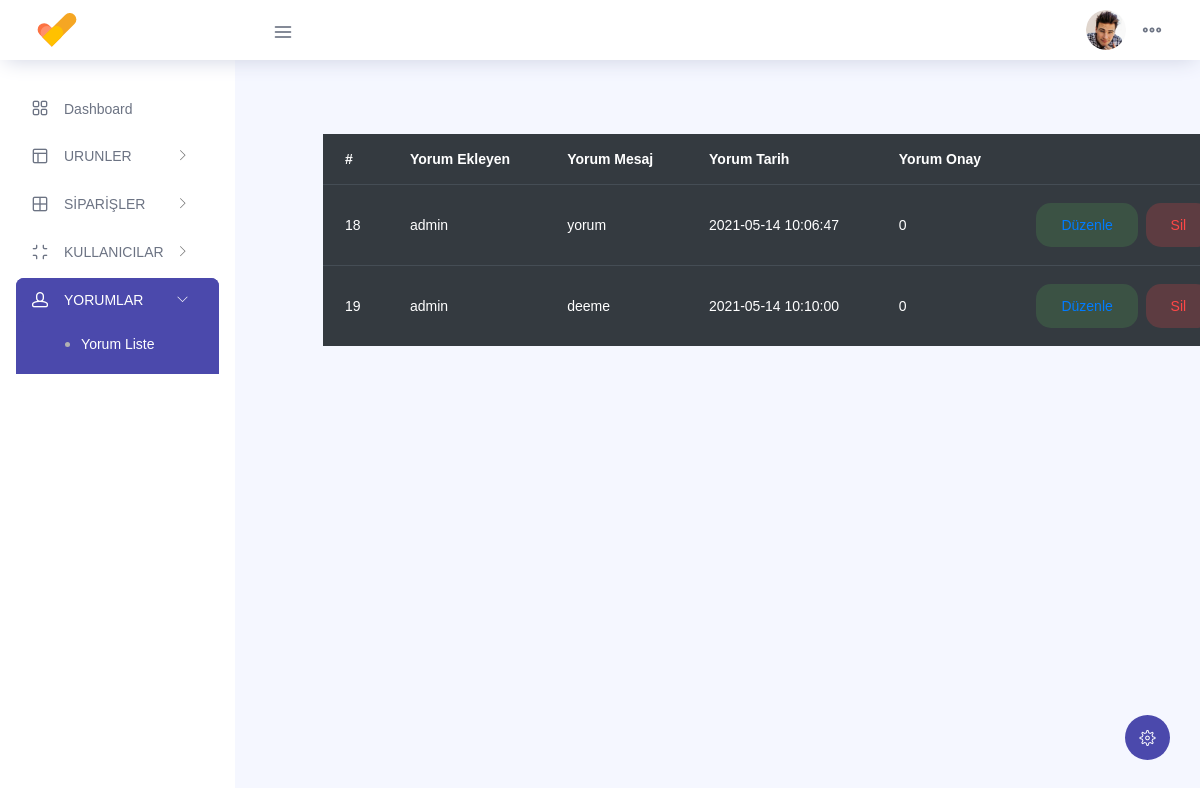
The app's page /admin_paneli/yorum_liste.php with its own data.
### tables this page shows
CREATE TABLE `yorumlar` (
  `yorum_id` int(11) NOT NULL,
  `yorum_ekleyen` varchar(200) NOT NULL,
  `yorum_eposta` varchar(200) NOT NULL,
  `yorum_mesaj` varchar(200) NOT NULL,
  `yorum_tarih` timestamp NOT NULL DEFAULT current_timestamp() ON UPDATE current_timestamp(),
  `yorum_urun_id` int(11) NOT NULL DEFAULT 0,
  `yorum_onay` int(11) NOT NULL DEFAULT 0
);

### admin_paneli/yorum_liste.php (the view)
<?php include("../baglan.php"); ?>
<?php
require("ust_dash.php");?>
    <?php
require("sol_dash.php");?>
<?php
$yorumsor = $db->prepare("SELECT * FROM yorumlar ");
$yorumsor->execute();
?>
<div class="main-panel">
        <div class="content-wrapper">
          <div class="row">
            <div class="col-md-12 grid-margin">
              <div class="row">
                <div class="col-12 col-xl-8 mb-4 mb-xl-0">
                     <div class="card-body">
                  <div class="table-responsive pt-3">
                    <table class="table table-dark">
                      <thead>
                        <tr>
                          <th>
                            #
                          </th>
                          <th>
                            Yorum Ekleyen
                          </th>
                          <th>
                            Yorum Mesaj
                          </th>
                          <th>
                           Yorum Tarih
                          </th>
                          <th>
                           Yorum Onay
                          </th>
                        </tr>
                      </thead>
                      <tbody>
                    <?php
                    while ($yorumcek = $yorumsor->fetch(PDO::FETCH_ASSOC)) { ?>
                      <tr>
                        <td>
                          <?php echo $yorumcek['yorum_id'] ?>
                        </td>
                        <td>
                          <?php echo $yorumcek['yorum_ekleyen'] ?>
                        </td>
                        <td>
                          <?php echo $yorumcek['yorum_mesaj'] ?>
                        </td>
                        <td>
                          <?php echo $yorumcek['yorum_tarih'] ?>
                        </td>
                        <td>
                          <?php echo $yorumcek['yorum_onay'] ?>
                        </td>
                        <td>
                          <button type="button" class="btn btn-inverse-success btn-fw"> <a href="yorum_duzenle.php?&id=<?= $yorumcek["yorum_id"]?>">Düzenle</a></button>&nbsp;
                          <a href="../islem.php?yorum_id=<?= $yorumcek["yorum_id"] ?>&yorumsil=ok"><button type="button" class="btn btn-inverse-danger btn-fw">Sil</button>
                        </td>
                      </tr>
                      <?php }
                     ?>
                      </tbody>
                    </table>
                  </div>
                </div>
              </div>
            </div>
        </div>
      </div>
   </div>
 </div>
<?php
require("alt_dash.php");
?>

### admin_paneli/ust_dash.php (shortened to what this page needs)
<!DOCTYPE html>
<html lang="en">
<head>
  <link rel="stylesheet" href="/Projeler/WebProj/template/vendors/feather/feather.css">
  <link rel="stylesheet" href="/Projeler/WebProj/template/vendors/ti-icons/css/themify-icons.css">
  <link rel="stylesheet" href="/Projeler/WebProj/template/vendors/css/vendor.bundle.base.css">
  <link rel="stylesheet" href="/Projeler/WebProj/template/vendors/datatables.net-bs4/dataTables.bootstrap4.css">
  <link rel="stylesheet" href="/Projeler/WebProj/template/vendors/ti-icons/css/themify-icons.css">
  <link rel="stylesheet" type="text/css" href="/Projeler/WebProj/template/js/select.dataTables.min.css">
  <link rel="stylesheet" href="/Projeler/WebProj/template/css/vertical-layout-light/style.css">
</head>
<body>
  <div class="container-scroller">
    <nav class="navbar col-lg-12 col-12 p-0 fixed-top d-flex flex-row">
      <div class="text-center navbar-brand-wrapper d-flex align-items-center justify-content-center">
        <a class="navbar-brand brand-logo mr-5" href="/Projeler/WebProj/admin_paneli/dashboard.php"><img src="/Projeler/WebProj/template/images/logo-white.svg" class="mr-2" alt="logo"/></a>
      </div>
      <div class="navbar-menu-wrapper d-flex align-items-center justify-content-end">
        <button class="navbar-toggler navbar-toggler align-self-center" type="button" data-toggle="minimize">
          <span class="icon-menu"></span>
        </button>
        <ul class="navbar-nav navbar-nav-right">
          <li class="nav-item nav-profile dropdown">
            <a class="nav-link dropdown-toggle" href="#" data-toggle="dropdown" id="profileDropdown">
              <img src="/Projeler/WebProj/template/images/faces/face28.jpg" alt="profile"/>
            </a>
          </li>
          <li class="nav-item nav-settings d-none d-lg-flex">
            <a class="nav-link" href="#">
              <i class="icon-ellipsis"></i>
            </a>
          </li>
        </ul>
      </div>
    </nav>
    <div class="container-fluid page-body-wrapper">
      <div class="theme-setting-wrapper">
        <div id="settings-trigger"><i class="ti-settings"></i></div>
      </div>

### admin_paneli/sol_dash.php (shortened to what this page needs)
<nav class="sidebar sidebar-offcanvas" id="sidebar">
      <ul class="nav">
        <li class="nav-item">
          <a class="nav-link" href="dashboard.php">
            <i class="icon-grid menu-icon"></i>
            <span class="menu-title">Dashboard</span>
          </a>
        </li>
        <li class="nav-item">
          <a class="nav-link" data-toggle="collapse" href="#ui-basic" aria-expanded="false" aria-controls="ui-basic">
            <i class="icon-layout menu-icon"></i>
            <span class="menu-title">URUNLER</span>
            <i class="menu-arrow"></i>
          </a>
        </li>
        <li class="nav-item">
          <a class="nav-link" data-toggle="collapse" href="#tables" aria-expanded="false" aria-controls="tables">
            <i class="icon-grid-2 menu-icon"></i>
            <span class="menu-title">SİPARİŞLER</span>
            <i class="menu-arrow"></i>
          </a>
        </li>
        <li class="nav-item">
          <a class="nav-link" data-toggle="collapse" href="#icons" aria-expanded="false" aria-controls="icons">
            <i class="icon-contract menu-icon"></i>
            <span class="menu-title">KULLANICILAR</span>
            <i class="menu-arrow"></i>
          </a>
        </li>
        <li class="nav-item">
          <a class="nav-link" data-toggle="collapse" href="#auth" aria-expanded="false" aria-controls="auth">
            <i class="icon-head menu-icon"></i>
            <span class="menu-title">YORUMLAR</span>
            <i class="menu-arrow"></i>
          </a>
          <div class="collapse" id="auth">
            <ul class="nav flex-column sub-menu">
              <li class="nav-item"> <a class="nav-link" href="yorum_liste.php"> Yorum Liste </a></li>
            </ul>
          </div>
        </li>
      </ul>
    </nav>

### admin_paneli/alt_dash.php (shortened to what this page needs)
</body>
</html>

### records on screen
yorumlar: yorum_id "18", yorum_ekleyen "admin", yorum_mesaj "yorum", yorum_tarih "2021-05-14 10:06:47", yorum_onay "0"
yorumlar: yorum_id "19", yorum_ekleyen "admin", yorum_mesaj "deeme", yorum_tarih "2021-05-14 10:10:00", yorum_onay "0"
